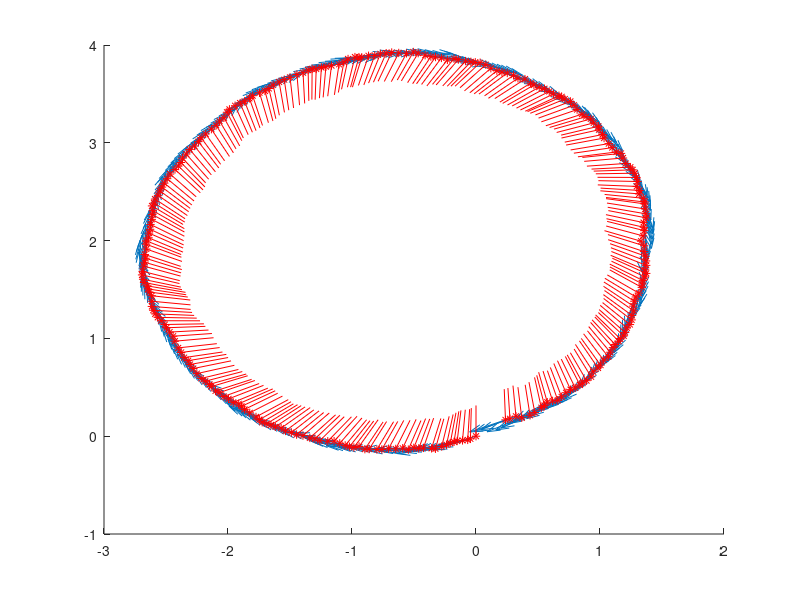

MATLAB code to generate this figure:
%% Motion Model
clear all; clc;
close all;
% robots sizing 
L = 0.3; % [m]
r = 0.25; % [m]
f = 10; % [Hz]

% kinematic model
x0 = [0; 0; 0]; % [[m/s] [m/s] [rad/s]] intial state
% u = [-1.5; 2; 1]; % [[rad/s] [rad/s] [rad/s]] inputs

% test 
% u = [0, -1/r, 1/r]; %

% custom inputs
% u = [-1; 1; 0]; % [[rad/s] [rad/s] [rad/s]] to drive in a straight line
% u = [-1; 1; 1]; % [[rad/s] [rad/s] [rad/s]] to drive in a spiral
u = [2; -1.167612497392722; 0]; % 2m radius circle inputs 

% Time
T = 27; % Duration
dt = 0.1;% [s] timestep (update rate)
tvec = 0:dt:T; % Time vector
n = length(tvec); % Number of timesteps

figure(1); clf; hold on;

x_record = zeros(3, n);
v_record = zeros(3, n);
y_record = zeros(3, n);

omega_variance = 0.1 / 180 * pi;

for i = 1:n
    % expanding spiral
    % u(3) = 2*(n - i) / n; different spiral
    % u(1) = u(1) - i * 0.01; % ever expanding spiral 
    % u(2) = u(2) + i * 0.01;
    
    %measurement
    y = [x0(1); x0(2); x0(3)-99.7/180*pi] + [normrnd(0,0.5); normrnd(0,0.5); normrnd(0,10 / 180*pi)];

    % dynamics
%     % local frame velocities                          
%     lv_x = (r/3) * (u(1)*cos(pi) + u(2)*cos(-pi/3) + u(3)*cos(pi/3));
%     lv_y = (r/2) *  (u(2)*sin(-pi/3) + u(3)*sin(pi/3));
% 
%     % globbal fram velocities 
%     v_x = lv_x * cos(x0(3)) + lv_y * cos(x0(3) + pi/2);
%     v_y = lv_x * sin(x0(3)) + lv_y * sin(x0(3) + pi/2);
% 
%     omega = r/(3*L) * (u(1)+u(2)+u(3));

    v_x = (r*2/3) * (-u(1)*cos(x0(3)) + u(2)*cos(pi/3-x0(3)) + u(3)*cos(pi/3+x0(3)));
    v_y = (r*2/3) * (u(1)*sin(x0(3)) + u(2)*sin(pi/3-x0(3)) - u(3)*sin(pi/3+x0(3)));
    omega = r/(3*L) * (u(1)+u(2)+u(3));
 
    %verify the radius
%     rad = sqrt(v_x*v_x + v_y*v_y) / omega
%     d = rad * 2
    
    x_record(:,i) = x0;
    v_record(:,i) = [v_x;
                     v_y;
                     omega];
    y_record(:,i) = y;
    
    %disturbance
    d = [normrnd(0,0.01); normrnd(0,0.01); normrnd(0,omega_variance)];
    x0 = x0 + [ v_x * dt; v_y * dt; omega * dt]+ d;
    % without disturbance
%     x0 = x0 + [ v_x * dt; v_y * dt; omega * dt];
end

% a = sqrt(v_record(1,:).^2 + v_record(2,:).^2)
samples_per_draw = 1;
trimmed_x_rec = x_record(:,1:samples_per_draw:end);
trimmed_v_rec = v_record(:,1:samples_per_draw:end);
trimmed_y_rec = y_record(:,1:samples_per_draw:end);


quiver(trimmed_x_rec(1,:),trimmed_x_rec(2,:),trimmed_v_rec(1,:),trimmed_v_rec(2,:));
quiver(trimmed_x_rec(1,:),trimmed_x_rec(2,:),sin(trimmed_x_rec(3,:)),cos(trimmed_x_rec(3,:)),'r*');

%quiver(trimmed_y_rec(1,:),trimmed_y_rec(2,:),zeros(n),zeros(n),'g*');
